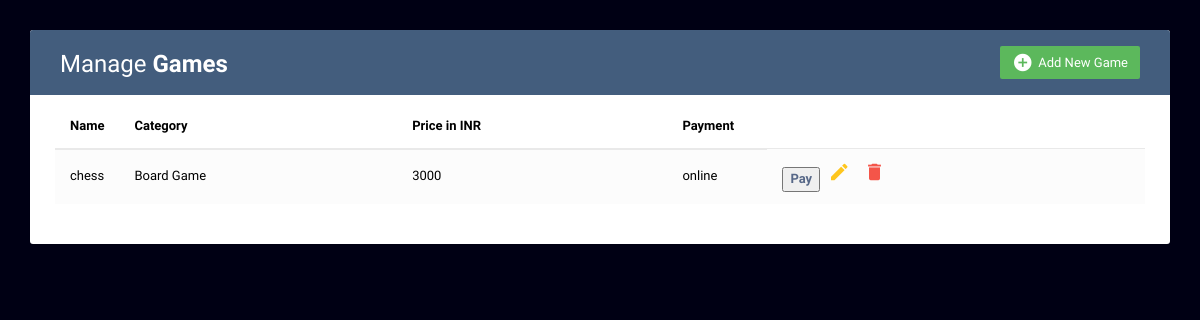
The app's page /crud, older data.
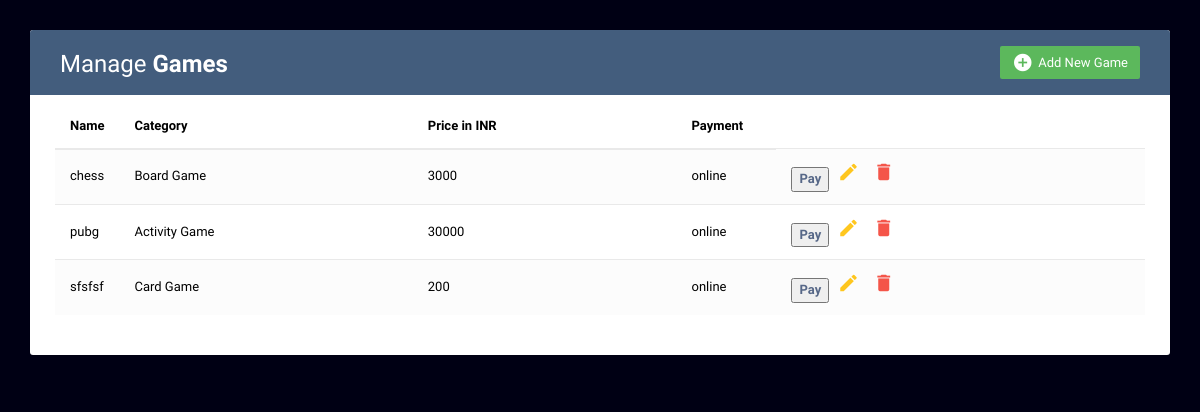
The same page, newer data.
### Home/models.py (models this page shows, shortened)
class Game(models.Model):
    name = models.CharField(max_length=200)
    category = models.CharField(max_length=200)
    price = models.PositiveIntegerField()
    payment = models.CharField(max_length=200)

### Home/views.py (the view)
# urls.py: path("crud", views.crud, name="crud"),
def crud(request):
    gm = Game.objects.all()
    context = {
        'gm':gm
    }
    return render(request,'crud.html',context)

### templates/crud.html (shortened to what this page needs)
{% load static %}
<!DOCTYPE html>
<html lang="en">
<head>
<link rel="stylesheet" href="https://maxcdn.bootstrapcdn.com/font-awesome/4.7.0/css/font-awesome.min.css">
<link rel="stylesheet" href="https://maxcdn.bootstrapcdn.com/bootstrap/3.3.7/css/bootstrap.min.css">
  <body>
    <div class="container">
        <div class="table-wrapper">
            <div class="table-title">
                <div class="row">
                    <div class="col-sm-6">
						<h2>Manage <b>Games</b></h2>
					</div>
					<div class="col-sm-6">
						<a href="#addGameModal" class="btn btn-success" data-toggle="modal"><i class="material-icons">&#xE147;</i> <span>Add New Game</span></a>
					</div>
                </div>
            </div>
            <table class="table table-striped table-hover">
                <thead>
                    <tr>
                        <th>Name</th>
                        <th>Category</th>
						<th>Price in INR</th>
						<th>Payment</th>
                    </tr>
                </thead>
                <tbody>
                    {% for i in gm %}
                    <tr>
                        <td>{{i.name}}</td>
                        <td>{{i.category}}</td>
						<td>{{i.price}}</td>
						<td>{{i.payment}}</td>
                        <td>
							<a href="payment"><button type="button">Pay</button></a>
                            <a href="#editGameModal-{{forloop.counter}}" class="edit" data-toggle="modal"><i class="material-icons" data-toggle="tooltip" title="Edit">&#xE254;</i></a>
                            <a href="#deleteGameModal-{{forloop.counter}}" class="delete" data-toggle="modal"><i class="material-icons" data-toggle="tooltip" title="Delete">&#xE872;</i></a>
                        </td>
                    </tr>
                    {% endfor %}
                </tbody>
            </table>
        </div>
    </div>
</body>
</html>

### templates/crud.html (style rules this page uses)
body { color: black; background: rgb(0,0,20); font-family: 'Varela Round', sans-serif; font-size: 13px; }
.table-wrapper { background: #fff; padding: 20px 25px; margin: 30px 0; border-radius: 3px; box-shadow: 0 1px 1px rgba(0,0,0,.05); }
.table-title { padding-bottom: 15px; background: #435d7d; color: #fff; padding: 16px 30px; margin: -20px -25px 10px; border-radius: 3px 3px 0 0; }
.table-title h2 { margin: 5px 0 0; font-size: 24px; }
.table-title .btn { color: #fff; float: right; font-size: 13px; border: none; min-width: 50px; border-radius: 2px; border: none; outline: none !important; margin-left: 10px; }
.table-title .btn i { float: left; font-size: 21px; margin-right: 5px; }
.table-title .btn span { float: left; margin-top: 2px; }
table.table tr th, table.table tr td { border-color: #e9e9e9; padding: 12px 15px; vertical-align: middle; }
table.table tr th:first-child { width: 60px; }
table.table tr th:last-child { width: 100px; }
table.table-striped tbody tr:nth-of-type(odd) { background-color: #fcfcfc; }
table.table td:last-child i { opacity: 0.9; font-size: 22px; margin: 0 5px; }
table.table td a { font-weight: bold; color: #566787; display: inline-block; text-decoration: none; outline: none !important; }
table.table td a.edit { color: #FFC107; }
table.table td a.delete { color: #F44336; }
table.table td i { font-size: 19px; }

Row changes from the older to the newer data that the page shows:
added Game: name "pubg", category "Activity Game", price "30000", payment "online"
added Game: name "sfsfsf", category "Card Game", price "200", payment "online"
